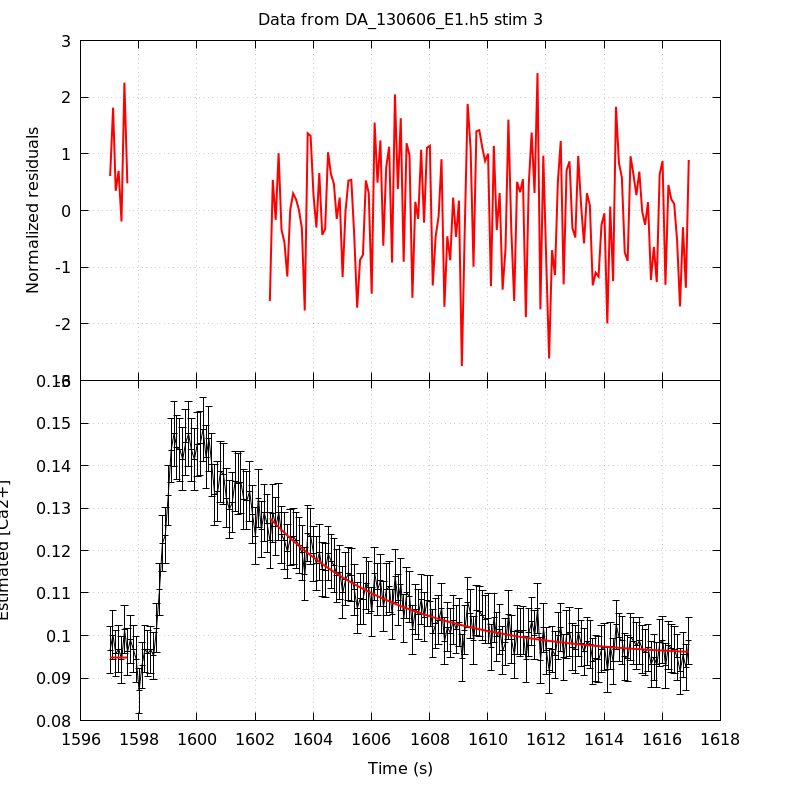

Here is the gnuplot script that generated this plot:
unset key
set grid
set multiplot title 'Data from DA_130606_E1.h5 stim 3' noenhanced layout 2,1 margins 0.1,0.9,0.1,0.95 spacing 0,0
set ylabel 'Normalized residuals'
set xtics format ''
plot 'DA_130606_E1_aba_RatioFit_s3' using 1:4 with lines linecolor rgb 'red' linewidth 2
set format x '%g'
set xlabel 'Time (s)'
set ylabel 'Estimated [Ca2+]'
plot 'DA_130606_E1_aba_CaRatio_s3' using 1:2:($3*1.96) with yerrorlines \
     linecolor rgb 'black' linewidth 1,                \
     'DA_130606_E1_aba_RatioFit_s3' using 1:3 with lines linecolor rgb 'red'\
     linewidth 2
unset multiplot
